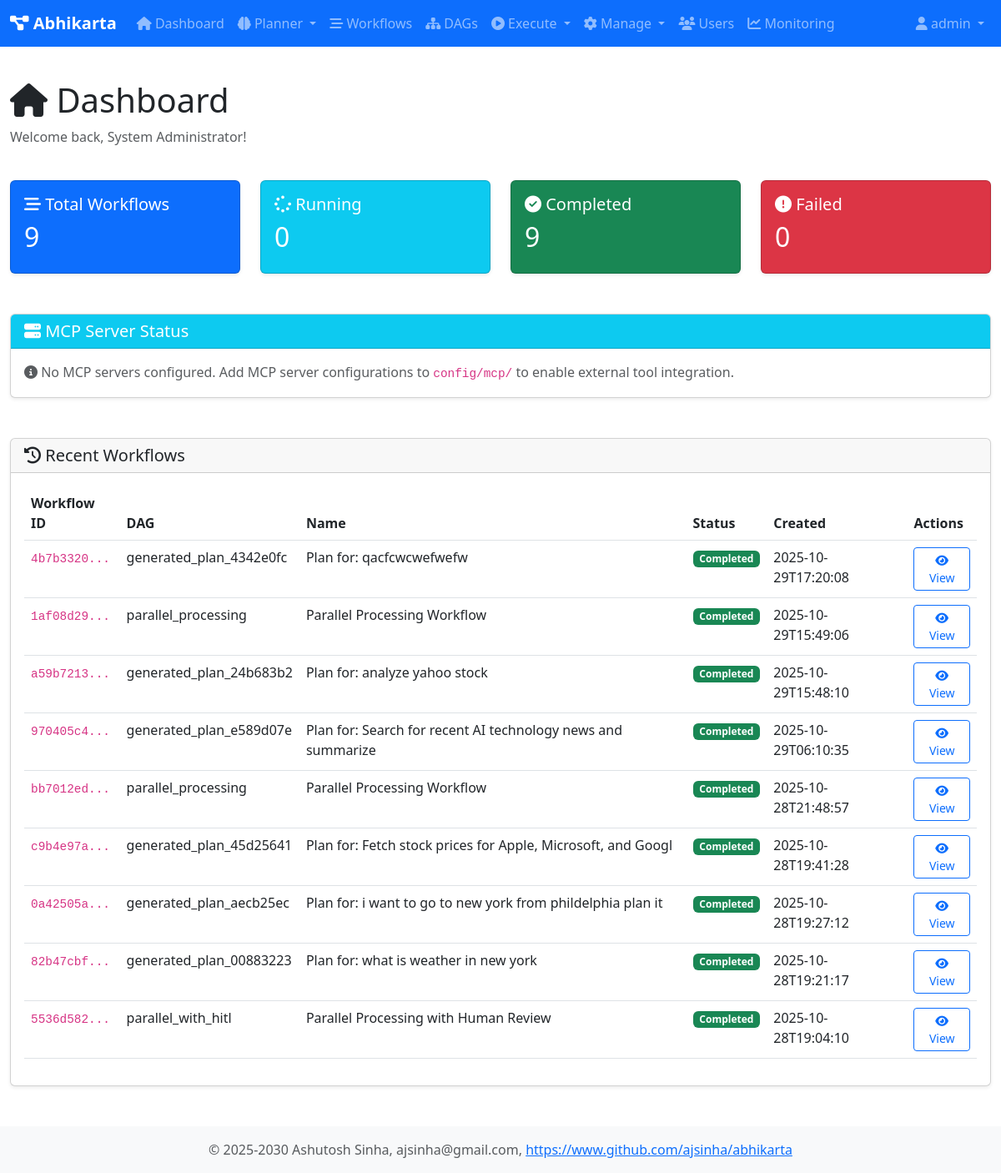
Screenshot of /dashboard (signed in) with the database file from the repository.
### tables this page shows
CREATE TABLE workflows (
                workflow_id TEXT PRIMARY KEY,
                dag_id TEXT NOT NULL,
                session_id TEXT,
                name TEXT,
                description TEXT,
                status TEXT DEFAULT 'pending',
                created_at TEXT DEFAULT CURRENT_TIMESTAMP,
                started_at TEXT,
                completed_at TEXT,
                created_by TEXT,
                graph_json TEXT,
                result TEXT,
                error TEXT
            );

### web/app1.py (the view)
@app.route('/dashboard')
@login_required
def dashboard():
    user = user_registry.get_user(session['user_id'])
    db = get_db()
    total_workflows = db.fetchone("SELECT COUNT(*) as count FROM workflows")['count']
    running_workflows = db.fetchone("SELECT COUNT(*) as count FROM workflows WHERE status = 'running'")['count']
    completed_workflows = db.fetchone("SELECT COUNT(*) as count FROM workflows WHERE status = 'completed'")['count']
    failed_workflows = db.fetchone("SELECT COUNT(*) as count FROM workflows WHERE status = 'failed'")['count']
    recent_workflows = db.fetchall(
        "SELECT * FROM workflows ORDER BY created_at DESC LIMIT 10"
    )
    pending_hitl = orchestrator.get_pending_hitl_requests()
    mcp_servers = tool_registry.get_mcp_servers_status()
    return render_template('dashboard.html',
                         user=user,
                         total_workflows=total_workflows,
                         running_workflows=running_workflows,
                         completed_workflows=completed_workflows,
                         failed_workflows=failed_workflows,
                         recent_workflows=recent_workflows,
                         pending_hitl=len(pending_hitl),
                         mcp_servers=mcp_servers)

### core/user_registry.py (called while the page is built)
    def is_admin(self) -> bool:
        return self.role == 'admin'

    def get_user(self, user_id: str) -> Optional[User]:
        return self._users.get(user_id)

### db/database.py (called while the page is built)
def get_db() -> Database:
    global _db_instance
    if _db_instance is None:
        _db_instance = Database(db_type='sqlite', db_path='data/abhikarta.db')
        _db_instance.initialize_schema()
    return _db_instance

    @contextmanager
    def get_connection(self):
        conn = None
        try:
            if self.db_type == 'sqlite':
                conn = sqlite3.connect(self.db_path)
                conn.row_factory = sqlite3.Row
            elif self.db_type == 'postgresql':
                import psycopg2
                import psycopg2.extras
                conn = psycopg2.connect(**self.pg_params)
                conn.cursor_factory = psycopg2.extras.RealDictCursor
            yield conn
            conn.commit()
        except Exception as e:
            if conn:
                conn.rollback()
            raise e
        finally:
            if conn:
                conn.close()

    def fetchone(self, query: str, params: Tuple = ()) -> Optional[Dict[str, Any]]:
        with self.get_connection() as conn:
            cursor = conn.cursor()
            cursor.execute(query, params)
            row = cursor.fetchone()
            return dict(row) if row else None

    def fetchall(self, query: str, params: Tuple = ()) -> List[Dict[str, Any]]:
        with self.get_connection() as conn:
            cursor = conn.cursor()
            cursor.execute(query, params)
            rows = cursor.fetchall()
            return [dict(row) for row in rows]

### tools/tool_registry.py (called while the page is built, shortened)
    def get_mcp_servers_status(self) -> List[Dict[str, Any]]:
        import time
        mcp_servers = []
        if not os.path.exists(self._mcp_config_dir):
            return mcp_servers

### web/app1.py (called while the page is built)
def login_required(f):
    @wraps(f)
    def decorated_function(*args, **kwargs):
        if 'user_id' not in session:
            return redirect(url_for('login'))
        return f(*args, **kwargs)
    return decorated_function

### workflows/dag/orchestrator.py (called while the page is built)
    def get_pending_hitl_requests(self, workflow_id: Optional[str] = None) -> List[Dict[str, Any]]:
        if workflow_id:
            return self.db.fetchall(
                "SELECT * FROM hitl_requests WHERE workflow_id = ? AND status = 'pending'",
                (workflow_id,)
            )
        else:
            return self.db.fetchall(
                "SELECT * FROM hitl_requests WHERE status = 'pending'"
            )

### web/templates/dashboard.html (shortened to what this page needs)
{% extends "base.html" %}
{% block content %}
<div class="row mb-4">
    <div class="col">
        <h1><i class="fas fa-home"></i> Dashboard</h1>
        <p class="text-muted">Welcome back, {{ user.full_name }}!</p>
    </div>
</div>
<div class="row mb-4">
    <div class="col-md-3">
        <div class="card text-white bg-primary">
            <div class="card-body">
                <h5 class="card-title"><i class="fas fa-stream"></i> Total Workflows</h5>
                <h2>{{ total_workflows }}</h2>
            </div>
        </div>
    </div>
    <div class="col-md-3">
        <div class="card text-white bg-info">
            <div class="card-body">
                <h5 class="card-title"><i class="fas fa-spinner"></i> Running</h5>
                <h2>{{ running_workflows }}</h2>
            </div>
        </div>
    </div>
    <div class="col-md-3">
        <div class="card text-white bg-success">
            <div class="card-body">
                <h5 class="card-title"><i class="fas fa-check-circle"></i> Completed</h5>
                <h2>{{ completed_workflows }}</h2>
            </div>
        </div>
    </div>
    <div class="col-md-3">
        <div class="card text-white bg-danger">
            <div class="card-body">
                <h5 class="card-title"><i class="fas fa-exclamation-circle"></i> Failed</h5>
                <h2>{{ failed_workflows }}</h2>
            </div>
        </div>
    </div>
</div>
<div class="row mb-4">
    <div class="col-12">
        <div class="card">
            <div class="card-header bg-info text-white">
                <h5 class="mb-0"><i class="fas fa-server"></i> MCP Server Status</h5>
            </div>
            <div class="card-body">
                {% if mcp_servers %}
                <div class="row">
                    {% for server in mcp_servers %}
                    <div class="col-md-4 mb-3">
                        <div class="card border-{{ 'success' if server.status == 'online' else 'danger' }}">
                            <div class="card-body">
                                <div class="d-flex justify-content-between align-items-center mb-2">
                                    <h6 class="mb-0"><i class="fas fa-cube"></i> {{ server.name }}</h6>
                                    {% if server.status == 'online' %}
                                        <span class="badge bg-success"><i class="fas fa-check-circle"></i> Online</span>
                                    {% else %}
                                        <span class="badge bg-danger"><i class="fas fa-times-circle"></i> Offline</span>
                                    {% endif %}
                                </div>
                                <p class="small text-muted mb-2">
                                    <i class="fas fa-link"></i> {{ server.url }}
                                </p>
                                <div class="small">
                                    <strong>Tools:</strong> {{ server.tool_count }}
                                    {% if server.status == 'online' %}
                                        <br><strong>Response Time:</strong> {{ server.response_time }}ms
                                    {% endif %}
                                </div>
                            </div>
                        </div>
                    </div>
                    {% endfor %}
                </div>
                <div class="text-end">
                    <button class="btn btn-sm btn-outline-secondary" onclick="refreshMCPStatus()">
                        <i class="fas fa-sync-alt"></i> Refresh Status
                    </button>
                </div>
                {% else %}
                <p class="text-muted mb-0">
                    <i class="fas fa-info-circle"></i> No MCP servers configured.
                    Add MCP server configurations to <code>config/mcp/</code> to enable external tool integration.
                </p>
                {% endif %}
            </div>
        </div>
    </div>
</div>
<div class="row">
    <div class="col-12">
        <div class="card">
            <div class="card-header">
                <h5 class="mb-0"><i class="fas fa-history"></i> Recent Workflows</h5>
            </div>
            <div class="card-body">
                {% if recent_workflows %}
                <div class="table-responsive">
                    <table class="table table-hover">
                        <thead>
                            <tr>
                                <th>Workflow ID</th>
                                <th>DAG</th>
                                <th>Name</th>
                                <th>Status</th>
                                <th>Created</th>
                                <th>Actions</th>
                            </tr>
                        </thead>
                        <tbody>
                            {% for workflow in recent_workflows %}
                            <tr>
                                <td><code>{{ workflow.workflow_id[:8] }}...</code></td>
                                <td>{{ workflow.dag_id }}</td>
                                <td>{{ workflow.name or 'N/A' }}</td>
                                <td>
                                    {% if workflow.status == 'running' %}
                                        <span class="badge bg-info">Running</span>
                                    {% elif workflow.status == 'completed' %}
                                        <span class="badge bg-success">Completed</span>
                                    {% elif workflow.status == 'failed' %}
                                        <span class="badge bg-danger">Failed</span>
                                    {% else %}
                                        <span class="badge bg-secondary">{{ workflow.status }}</span>
                                    {% endif %}
                                </td>
                                <td>{{ workflow.created_at[:19] }}</td>
                                <td>
                                    <a href="{{ url_for('workflow_detail', workflow_id=workflow.workflow_id) }}"
                                       class="btn btn-sm btn-outline-primary">
                                        <i class="fas fa-eye"></i> View
                                    </a>
                                </td>
                            </tr>
                            {% endfor %}
                        </tbody>
                    </table>
                </div>
                {% else %}
                <p class="text-muted">No workflows yet. <a href="{{ url_for('dags') }}">Execute a DAG</a> to get started.</p>
                {% endif %}
            </div>
        </div>
    </div>
</div>
{% endblock %}

### web/templates/base.html (shortened to what this page needs)
<!DOCTYPE html>
<html lang="en">
<head>
    <link href="https://cdn.jsdelivr.net/npm/bootstrap@5.3.0/dist/css/bootstrap.min.css" rel="stylesheet">
    <link rel="stylesheet" href="https://cdnjs.cloudflare.com/ajax/libs/font-awesome/6.4.0/css/all.min.css">
    <link href="{{ url_for('static', filename='css/style.css') }}" rel="stylesheet">
</head>
<body>
    {% if user %}
    <nav class="navbar navbar-expand-lg navbar-dark bg-primary">
        <div class="container-fluid">
            <a class="navbar-brand" href="{{ url_for('dashboard') }}">
                <i class="fas fa-project-diagram"></i> Abhikarta
            </a>
            <div class="collapse navbar-collapse" id="navbarNav">
                <ul class="navbar-nav me-auto">
                    <li class="nav-item">
                        <a class="nav-link" href="{{ url_for('dashboard') }}">
                            <i class="fas fa-home"></i> Dashboard
                        </a>
                    </li>
                    <li class="nav-item dropdown">
                        <a class="nav-link dropdown-toggle" href="#" id="plannerDropdown" role="button" data-bs-toggle="dropdown">
                            <i class="fas fa-brain"></i> Planner
                        </a>
                    </li>
                    <li class="nav-item">
                        <a class="nav-link" href="{{ url_for('workflows') }}">
                            <i class="fas fa-stream"></i> Workflows
                        </a>
                    </li>
                    <li class="nav-item">
                        <a class="nav-link" href="{{ url_for('dags') }}">
                            <i class="fas fa-sitemap"></i> DAGs
                        </a>
                    </li>
                    <li class="nav-item dropdown">
                        <a class="nav-link dropdown-toggle" href="#" id="executeDropdown" role="button" data-bs-toggle="dropdown">
                            <i class="fas fa-play-circle"></i> Execute
                        </a>
                    </li>
                    <li class="nav-item dropdown">
                        <a class="nav-link dropdown-toggle" href="#" id="manageDropdown" role="button" data-bs-toggle="dropdown">
                            <i class="fas fa-cog"></i> Manage
                        </a>
                    </li>
                    {% if user.is_admin() %}
                    <li class="nav-item">
                        <a class="nav-link" href="{{ url_for('users') }}">
                            <i class="fas fa-users"></i> Users
                        </a>
                    </li>
                    <li class="nav-item">
                        <a class="nav-link" href="{{ url_for('monitoring_dashboard') }}">
                            <i class="fas fa-chart-line"></i> Monitoring
                        </a>
                    </li>
                    {% endif %}
                </ul>
                <ul class="navbar-nav">
                    <li class="nav-item dropdown">
                        <a class="nav-link dropdown-toggle" href="#" id="userDropdown" role="button" data-bs-toggle="dropdown">
                            <i class="fas fa-user"></i> {{ user.username }}
                        </a>
                    </li>
                </ul>
            </div>
        </div>
    </nav>
    {% endif %}
    <main class="container-fluid py-4">
        {% block content %}{% endblock %}
    </main>
    <footer class="footer mt-auto py-3 bg-light">
        <div class="container text-center">
            <span class="text-muted">© 2025-2030 Ashutosh Sinha, ajsinha@gmail.com,
                <a href="https://www.github.com/ajsinha/abhikarta" target="_blank">https://www.github.com/ajsinha/abhikarta</a>
            </span>
        </div>
    </footer>
</body>
</html>

### web/static/css/style.css (style rules this page uses)
body { min-height: 100vh; display: flex; flex-direction: column; }
main { flex: 1; }
.footer { margin-top: auto; }
.card { margin-bottom: 1.5rem; box-shadow: 0 0.125rem 0.25rem rgba(0,0,0,.075); }
code { font-size: 90%; }
.navbar-brand { font-weight: bold; }

### rows the page displays
workflows: workflow_id "4b7b3320", dag_id "generated_plan_4342e0fc", name "Plan for: qacfcwcwefwefw", status "Completed", created_at "2025-10-29T17:20:08"
workflows: workflow_id "1af08d29", dag_id "parallel_processing", name "Parallel Processing Workflow", status "Completed", created_at "2025-10-29T15:49:06"
workflows: workflow_id "a59b7213", dag_id "generated_plan_24b683b2", name "Plan for: analyze yahoo stock", status "Completed", created_at "2025-10-29T15:48:10"
workflows: workflow_id "970405c4", dag_id "generated_plan_e589d07e", name "Plan for: Search for recent AI technology news and summarize", status "Completed", created_at "2025-10-29T06:10:35"
workflows: workflow_id "bb7012ed", dag_id "parallel_processing", name "Parallel Processing Workflow", status "Completed", created_at "2025-10-28T21:48:57"
workflows: workflow_id "c9b4e97a", dag_id "generated_plan_45d25641", name "Plan for: Fetch stock prices for Apple, Microsoft, and Googl", status "Completed", created_at "2025-10-28T19:41:28"
workflows: workflow_id "0a42505a", dag_id "generated_plan_aecb25ec", name "Plan for: i want to go to new york from phildelphia plan it", status "Completed", created_at "2025-10-28T19:27:12"
workflows: workflow_id "82b47cbf", dag_id "generated_plan_00883223", name "Plan for: what is weather in new york", status "Completed", created_at "2025-10-28T19:21:17"
workflows: workflow_id "5536d582", dag_id "parallel_with_hitl", name "Parallel Processing with Human Review", status "Completed", created_at "2025-10-28T19:04:10"

### other values shown
{{ user.username }} "admin"
{{ user.full_name }} "System Administrator"
{{ total_workflows }} "9"
{{ running_workflows }} "0"
{{ completed_workflows }} "9"
{{ failed_workflows }} "0"
